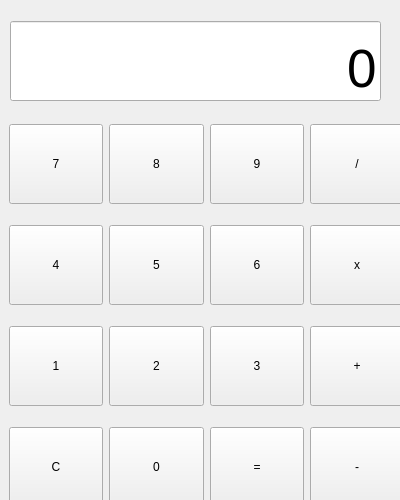
<?xml version="1.0" encoding="UTF-8"?>
<ui version="4.0">
 <class>Form</class>
 <widget class="QWidget" name="Form">
  <property name="geometry">
   <rect>
    <x>0</x>
    <y>0</y>
    <width>400</width>
    <height>500</height>
   </rect>
  </property>
  <property name="windowTitle">
   <string>Form</string>
  </property>
  <widget class="QWidget" name="gridLayoutWidget">
   <property name="geometry">
    <rect>
     <x>9</x>
     <y>109</y>
     <width>395</width>
     <height>415</height>
    </rect>
   </property>
   <property name="minimumSize">
    <size>
     <width>0</width>
     <height>80</height>
    </size>
   </property>
   <layout class="QGridLayout" name="gridLayout">
    <item row="5" column="1">
     <widget class="QPushButton" name="btn_number2">
      <property name="minimumSize">
       <size>
        <width>0</width>
        <height>80</height>
       </size>
      </property>
      <property name="text">
       <string>2</string>
      </property>
     </widget>
    </item>
    <item row="6" column="0">
     <widget class="QPushButton" name="btn_deleteAll">
      <property name="minimumSize">
       <size>
        <width>0</width>
        <height>80</height>
       </size>
      </property>
      <property name="text">
       <string>C</string>
      </property>
     </widget>
    </item>
    <item row="2" column="3">
     <widget class="QPushButton" name="btn_square">
      <property name="minimumSize">
       <size>
        <width>0</width>
        <height>80</height>
       </size>
      </property>
      <property name="text">
       <string>x</string>
      </property>
     </widget>
    </item>
    <item row="2" column="0">
     <widget class="QPushButton" name="btn_number4">
      <property name="minimumSize">
       <size>
        <width>0</width>
        <height>80</height>
       </size>
      </property>
      <property name="text">
       <string>4</string>
      </property>
     </widget>
    </item>
    <item row="0" column="1">
     <widget class="QPushButton" name="btn_number8">
      <property name="minimumSize">
       <size>
        <width>0</width>
        <height>80</height>
       </size>
      </property>
      <property name="text">
       <string>8</string>
      </property>
     </widget>
    </item>
    <item row="0" column="3">
     <widget class="QPushButton" name="btn_divide">
      <property name="minimumSize">
       <size>
        <width>0</width>
        <height>80</height>
       </size>
      </property>
      <property name="text">
       <string>/</string>
      </property>
     </widget>
    </item>
    <item row="6" column="3">
     <widget class="QPushButton" name="btn_substract">
      <property name="minimumSize">
       <size>
        <width>0</width>
        <height>80</height>
       </size>
      </property>
      <property name="text">
       <string>-</string>
      </property>
     </widget>
    </item>
    <item row="6" column="2">
     <widget class="QPushButton" name="btn_cals">
      <property name="minimumSize">
       <size>
        <width>0</width>
        <height>80</height>
       </size>
      </property>
      <property name="text">
       <string>=</string>
      </property>
     </widget>
    </item>
    <item row="2" column="1">
     <widget class="QPushButton" name="btn_number5">
      <property name="minimumSize">
       <size>
        <width>0</width>
        <height>80</height>
       </size>
      </property>
      <property name="text">
       <string>5</string>
      </property>
     </widget>
    </item>
    <item row="5" column="2">
     <widget class="QPushButton" name="btn_number3">
      <property name="minimumSize">
       <size>
        <width>0</width>
        <height>80</height>
       </size>
      </property>
      <property name="text">
       <string>3</string>
      </property>
     </widget>
    </item>
    <item row="2" column="2">
     <widget class="QPushButton" name="btn_number6">
      <property name="minimumSize">
       <size>
        <width>0</width>
        <height>80</height>
       </size>
      </property>
      <property name="text">
       <string>6</string>
      </property>
     </widget>
    </item>
    <item row="0" column="2">
     <widget class="QPushButton" name="btn_number9">
      <property name="minimumSize">
       <size>
        <width>0</width>
        <height>80</height>
       </size>
      </property>
      <property name="text">
       <string>9</string>
      </property>
     </widget>
    </item>
    <item row="5" column="3">
     <widget class="QPushButton" name="btn_plus">
      <property name="minimumSize">
       <size>
        <width>0</width>
        <height>80</height>
       </size>
      </property>
      <property name="text">
       <string>+</string>
      </property>
     </widget>
    </item>
    <item row="6" column="1">
     <widget class="QPushButton" name="btn_number0">
      <property name="minimumSize">
       <size>
        <width>0</width>
        <height>80</height>
       </size>
      </property>
      <property name="text">
       <string>0</string>
      </property>
     </widget>
    </item>
    <item row="5" column="0">
     <widget class="QPushButton" name="btn_number1">
      <property name="minimumSize">
       <size>
        <width>0</width>
        <height>80</height>
       </size>
      </property>
      <property name="text">
       <string>1</string>
      </property>
     </widget>
    </item>
    <item row="0" column="0">
     <widget class="QPushButton" name="btn_number7">
      <property name="minimumSize">
       <size>
        <width>0</width>
        <height>80</height>
       </size>
      </property>
      <property name="text">
       <string>7</string>
      </property>
     </widget>
    </item>
   </layout>
  </widget>
  <widget class="QWidget" name="verticalLayoutWidget">
   <property name="geometry">
    <rect>
     <x>10</x>
     <y>20</y>
     <width>371</width>
     <height>83</height>
    </rect>
   </property>
   <property name="minimumSize">
    <size>
     <width>0</width>
     <height>80</height>
    </size>
   </property>
   <layout class="QVBoxLayout" name="verticalLayout">
    <item>
     <widget class="QLineEdit" name="le_view">
      <property name="enabled">
       <bool>true</bool>
      </property>
      <property name="minimumSize">
       <size>
        <width>0</width>
        <height>80</height>
       </size>
      </property>
      <property name="font">
       <font>
        <pointsize>40</pointsize>
       </font>
      </property>
      <property name="text">
       <string>0</string>
      </property>
      <property name="alignment">
       <set>Qt::AlignBottom|Qt::AlignRight|Qt::AlignTrailing</set>
      </property>
     </widget>
    </item>
   </layout>
  </widget>
 </widget>
 <resources/>
 <connections/>
</ui>
